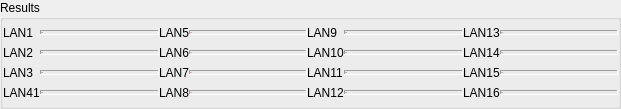
       <widget class="QGroupBox" name="groupBox">
        <property name="geometry">
         <rect>
          <x>30</x>
          <y>360</y>
          <width>621</width>
          <height>109</height>
         </rect>
        </property>
        <property name="maximumSize">
         <size>
          <width>16777215</width>
          <height>109</height>
         </size>
        </property>
        <property name="title">
         <string>Results</string>
        </property>
        <layout class="QGridLayout" name="gridLayout_8">
         <property name="leftMargin">
          <number>0</number>
         </property>
         <property name="topMargin">
          <number>0</number>
         </property>
         <property name="rightMargin">
          <number>0</number>
         </property>
         <property name="bottomMargin">
          <number>0</number>
         </property>
         <property name="spacing">
          <number>0</number>
         </property>
         <item row="3" column="1">
          <widget class="QLabel" name="label_result_site2_29">
           <property name="sizePolicy">
            <sizepolicy hsizetype="Expanding" vsizetype="Fixed">
             <horstretch>0</horstretch>
             <verstretch>0</verstretch>
            </sizepolicy>
           </property>
           <property name="minimumSize">
            <size>
             <width>0</width>
             <height>0</height>
            </size>
           </property>
           <property name="maximumSize">
            <size>
             <width>16777215</width>
             <height>16777215</height>
            </size>
           </property>
           <property name="font">
            <font>
             <family>Microsoft YaHei</family>
             <pointsize>-1</pointsize>
            </font>
           </property>
           <property name="styleSheet">
            <string notr="true">color: rgb(0, 85, 0);</string>
           </property>
           <property name="frameShape">
            <enum>QFrame::Panel</enum>
           </property>
           <property name="frameShadow">
            <enum>QFrame::Sunken</enum>
           </property>
           <property name="text">
            <string>PASS</string>
           </property>
           <property name="textFormat">
            <enum>Qt::AutoText</enum>
           </property>
           <property name="scaledContents">
            <bool>false</bool>
           </property>
          </widget>
         </item>
         <item row="3" column="7">
          <widget class="QLabel" name="label_result_site2_32">
           <property name="sizePolicy">
            <sizepolicy hsizetype="Expanding" vsizetype="Fixed">
             <horstretch>0</horstretch>
             <verstretch>0</verstretch>
            </sizepolicy>
           </property>
           <property name="minimumSize">
            <size>
             <width>0</width>
             <height>0</height>
            </size>
           </property>
           <property name="maximumSize">
            <size>
             <width>16777215</width>
             <height>16777215</height>
            </size>
           </property>
           <property name="font">
            <font>
             <family>Microsoft YaHei</family>
             <pointsize>-1</pointsize>
            </font>
           </property>
           <property name="styleSheet">
            <string notr="true">color: rgb(0, 85, 0);</string>
           </property>
           <property name="frameShape">
            <enum>QFrame::Panel</enum>
           </property>
           <property name="frameShadow">
            <enum>QFrame::Sunken</enum>
           </property>
           <property name="text">
            <string>PASS</string>
           </property>
           <property name="textFormat">
            <enum>Qt::AutoText</enum>
           </property>
           <property name="scaledContents">
            <bool>false</bool>
           </property>
          </widget>
         </item>
         <item row="3" column="0">
          <widget class="QLabel" name="label_33">
           <property name="text">
            <string>LAN41</string>
           </property>
          </widget>
         </item>
         <item row="3" column="4">
          <widget class="QLabel" name="label_35">
           <property name="text">
            <string>LAN12</string>
           </property>
          </widget>
         </item>
         <item row="3" column="5">
          <widget class="QLabel" name="label_result_site2_31">
           <property name="sizePolicy">
            <sizepolicy hsizetype="Expanding" vsizetype="Fixed">
             <horstretch>0</horstretch>
             <verstretch>0</verstretch>
            </sizepolicy>
           </property>
           <property name="minimumSize">
            <size>
             <width>0</width>
             <height>0</height>
            </size>
           </property>
           <property name="maximumSize">
            <size>
             <width>16777215</width>
             <height>16777215</height>
            </size>
           </property>
           <property name="font">
            <font>
             <family>Microsoft YaHei</family>
             <pointsize>-1</pointsize>
            </font>
           </property>
           <property name="styleSheet">
            <string notr="true">color: rgb(0, 85, 0);</string>
           </property>
           <property name="frameShape">
            <enum>QFrame::Panel</enum>
           </property>
           <property name="frameShadow">
            <enum>QFrame::Sunken</enum>
           </property>
           <property name="text">
            <string>PASS</string>
           </property>
           <property name="textFormat">
            <enum>Qt::AutoText</enum>
           </property>
           <property name="scaledContents">
            <bool>false</bool>
           </property>
          </widget>
         </item>
         <item row="3" column="3">
          <widget class="QLabel" name="label_result_site2_30">
           <property name="sizePolicy">
            <sizepolicy hsizetype="Expanding" vsizetype="Fixed">
             <horstretch>0</horstretch>
             <verstretch>0</verstretch>
            </sizepolicy>
           </property>
           <property name="minimumSize">
            <size>
             <width>0</width>
             <height>0</height>
            </size>
           </property>
           <property name="maximumSize">
            <size>
             <width>16777215</width>
             <height>16777215</height>
            </size>
           </property>
           <property name="font">
            <font>
             <family>Microsoft YaHei</family>
             <pointsize>-1</pointsize>
            </font>
           </property>
           <property name="styleSheet">
            <string notr="true">color: rgb(255, 0, 0);</string>
           </property>
           <property name="frameShape">
            <enum>QFrame::Panel</enum>
           </property>
           <property name="frameShadow">
            <enum>QFrame::Sunken</enum>
           </property>
           <property name="text">
            <string>FAIL</string>
           </property>
           <property name="textFormat">
            <enum>Qt::AutoText</enum>
           </property>
           <property name="scaledContents">
            <bool>false</bool>
           </property>
          </widget>
         </item>
         <item row="3" column="6">
          <widget class="QLabel" name="label_36">
           <property name="text">
            <string>LAN16</string>
           </property>
          </widget>
         </item>
         <item row="3" column="2">
          <widget class="QLabel" name="label_34">
           <property name="text">
            <string>LAN8</string>
           </property>
          </widget>
         </item>
         <item row="0" column="4">
          <widget class="QLabel" name="label_23">
           <property name="text">
            <string>LAN9</string>
           </property>
          </widget>
         </item>
         <item row="0" column="6">
          <widget class="QLabel" name="label_24">
           <property name="text">
            <string>LAN13</string>
           </property>
          </widget>
         </item>
         <item row="1" column="6">
          <widget class="QLabel" name="label_28">
           <property name="text">
            <string>LAN14</string>
           </property>
          </widget>
         </item>
         <item row="0" column="0">
          <widget class="QLabel" name="label_20">
           <property name="text">
            <string>LAN1</string>
           </property>
          </widget>
         </item>
         <item row="1" column="7">
          <widget class="QLabel" name="label_result_site2_24">
           <property name="sizePolicy">
            <sizepolicy hsizetype="Expanding" vsizetype="Fixed">
             <horstretch>0</horstretch>
             <verstretch>0</verstretch>
            </sizepolicy>
           </property>
           <property name="minimumSize">
            <size>
             <width>0</width>
             <height>0</height>
            </size>
           </property>
           <property name="maximumSize">
            <size>
             <width>16777215</width>
             <height>16777215</height>
            </size>
           </property>
           <property name="font">
            <font>
             <family>Microsoft YaHei</family>
             <pointsize>-1</pointsize>
            </font>
           </property>
           <property name="styleSheet">
            <string notr="true">color: rgb(0, 85, 0);</string>
           </property>
           <property name="frameShape">
            <enum>QFrame::Panel</enum>
           </property>
           <property name="frameShadow">
            <enum>QFrame::Sunken</enum>
           </property>
           <property name="text">
            <string>PASS</string>
           </property>
           <property name="textFormat">
            <enum>Qt::AutoText</enum>
           </property>
           <property name="scaledContents">
            <bool>false</bool>
           </property>
          </widget>
         </item>
         <item row="2" column="0">
          <widget class="QLabel" name="label_29">
           <property name="text">
            <string>LAN3</string>
           </property>
          </widget>
         </item>
         <item row="0" column="7">
          <widget class="QLabel" name="label_result_site2_20">
           <property name="sizePolicy">
            <sizepolicy hsizetype="Expanding" vsizetype="Fixed">
             <horstretch>0</horstretch>
             <verstretch>0</verstretch>
            </sizepolicy>
           </property>
           <property name="minimumSize">
            <size>
             <width>0</width>
             <height>0</height>
            </size>
           </property>
           <property name="maximumSize">
            <size>
             <width>16777215</width>
             <height>16777215</height>
            </size>
           </property>
           <property name="font">
            <font>
             <family>Microsoft YaHei</family>
             <pointsize>-1</pointsize>
            </font>
           </property>
           <property name="styleSheet">
            <string notr="true">color: rgb(0, 85, 0);</string>
           </property>
           <property name="frameShape">
            <enum>QFrame::Panel</enum>
           </property>
           <property name="frameShadow">
            <enum>QFrame::Sunken</enum>
           </property>
           <property name="text">
            <string>PASS</string>
           </property>
           <property name="textFormat">
            <enum>Qt::AutoText</enum>
           </property>
           <property name="scaledContents">
            <bool>false</bool>
           </property>
          </widget>
         </item>
         <item row="0" column="5">
          <widget class="QLabel" name="label_result_site2_19">
           <property name="sizePolicy">
            <sizepolicy hsizetype="Expanding" vsizetype="Fixed">
             <horstretch>0</horstretch>
             <verstretch>0</verstretch>
            </sizepolicy>
           </property>
           <property name="minimumSize">
            <size>
             <width>0</width>
             <height>0</height>
            </size>
           </property>
           <property name="maximumSize">
            <size>
             <width>16777215</width>
             <height>16777215</height>
            </size>
           </property>
           <property name="font">
            <font>
             <family>Microsoft YaHei</family>
             <pointsize>-1</pointsize>
            </font>
           </property>
           <property name="styleSheet">
            <string notr="true">color: rgb(0, 85, 0);</string>
           </property>
           <property name="frameShape">
            <enum>QFrame::Panel</enum>
           </property>
           <property name="frameShadow">
            <enum>QFrame::Sunken</enum>
           </property>
           <property name="text">
            <string>PASS</string>
           </property>
           <property name="textFormat">
            <enum>Qt::AutoText</enum>
           </property>
           <property name="scaledContents">
            <bool>false</bool>
           </property>
          </widget>
         </item>
         <item row="1" column="0">
          <widget class="QLabel" name="label_25">
           <property name="text">
            <string>LAN2</string>
           </property>
          </widget>
         </item>
         <item row="1" column="1">
          <widget class="QLabel" name="label_result_site2_21">
           <property name="sizePolicy">
            <sizepolicy hsizetype="Expanding" vsizetype="Fixed">
             <horstretch>0</horstretch>
             <verstretch>0</verstretch>
            </sizepolicy>
           </property>
           <property name="minimumSize">
            <size>
             <width>0</width>
             <height>0</height>
            </size>
           </property>
           <property name="maximumSize">
            <size>
             <width>16777215</width>
             <height>16777215</height>
            </size>
           </property>
           <property name="font">
            <font>
             <family>Microsoft YaHei</family>
             <pointsize>-1</pointsize>
            </font>
           </property>
           <property name="styleSheet">
            <string notr="true">color: rgb(0, 85, 0);</string>
           </property>
           <property name="frameShape">
            <enum>QFrame::Panel</enum>
           </property>
           <property name="frameShadow">
            <enum>QFrame::Sunken</enum>
           </property>
           <property name="text">
            <string>PASS</string>
           </property>
           <property name="textFormat">
            <enum>Qt::AutoText</enum>
           </property>
           <property name="scaledContents">
            <bool>false</bool>
           </property>
          </widget>
         </item>
         <item row="0" column="1">
          <widget class="QLabel" name="label_result_site2_17">
           <property name="sizePolicy">
            <sizepolicy hsizetype="Expanding" vsizetype="Fixed">
             <horstretch>0</horstretch>
             <verstretch>0</verstretch>
            </sizepolicy>
           </property>
           <property name="minimumSize">
            <size>
             <width>0</width>
             <height>0</height>
            </size>
           </property>
           <property name="maximumSize">
            <size>
             <width>16777215</width>
             <height>16777215</height>
            </size>
           </property>
           <property name="font">
            <font>
             <family>Microsoft YaHei</family>
             <pointsize>-1</pointsize>
            </font>
           </property>
           <property name="styleSheet">
            <string notr="true">color: rgb(0, 85, 0);</string>
           </property>
           <property name="frameShape">
            <enum>QFrame::Panel</enum>
           </property>
           <property name="frameShadow">
            <enum>QFrame::Sunken</enum>
           </property>
           <property name="text">
            <string>PASS</string>
           </property>
           <property name="textFormat">
            <enum>Qt::AutoText</enum>
           </property>
           <property name="scaledContents">
            <bool>false</bool>
           </property>
          </widget>
         </item>
         <item row="1" column="3">
          <widget class="QLabel" name="label_result_site2_22">
           <property name="sizePolicy">
            <sizepolicy hsizetype="Expanding" vsizetype="Fixed">
             <horstretch>0</horstretch>
             <verstretch>0</verstretch>
            </sizepolicy>
           </property>
           <property name="minimumSize">
            <size>
             <width>0</width>
             <height>0</height>
            </size>
           </property>
           <property name="maximumSize">
            <size>
             <width>16777215</width>
             <height>16777215</height>
            </size>
           </property>
           <property name="font">
            <font>
             <family>Microsoft YaHei</family>
             <pointsize>-1</pointsize>
            </font>
           </property>
           <property name="styleSheet">
            <string notr="true">color: rgb(255, 0, 0);</string>
           </property>
           <property name="frameShape">
            <enum>QFrame::Panel</enum>
           </property>
           <property name="frameShadow">
            <enum>QFrame::Sunken</enum>
           </property>
           <property name="text">
            <string>FAIL</string>
           </property>
           <property name="textFormat">
            <enum>Qt::AutoText</enum>
           </property>
           <property name="scaledContents">
            <bool>false</bool>
           </property>
          </widget>
         </item>
         <item row="1" column="2">
          <widget class="QLabel" name="label_26">
           <property name="text">
            <string>LAN6</string>
           </property>
          </widget>
         </item>
         <item row="0" column="2">
          <widget class="QLabel" name="label_22">
           <property name="text">
            <string>LAN5</string>
           </property>
          </widget>
         </item>
         <item row="0" column="3">
          <widget class="QLabel" name="label_result_site2_18">
           <property name="sizePolicy">
            <sizepolicy hsizetype="Expanding" vsizetype="Fixed">
             <horstretch>0</horstretch>
             <verstretch>0</verstretch>
            </sizepolicy>
           </property>
           <property name="minimumSize">
            <size>
             <width>0</width>
             <height>0</height>
            </size>
           </property>
           <property name="maximumSize">
            <size>
             <width>16777215</width>
             <height>16777215</height>
            </size>
           </property>
           <property name="font">
            <font>
             <family>Microsoft YaHei</family>
             <pointsize>-1</pointsize>
            </font>
           </property>
           <property name="styleSheet">
            <string notr="true">color: rgb(255, 0, 0);</string>
           </property>
           <property name="frameShape">
            <enum>QFrame::Panel</enum>
           </property>
           <property name="frameShadow">
            <enum>QFrame::Sunken</enum>
           </property>
           <property name="text">
            <string>FAIL</string>
           </property>
           <property name="textFormat">
            <enum>Qt::AutoText</enum>
           </property>
           <property name="scaledContents">
            <bool>false</bool>
           </property>
          </widget>
         </item>
         <item row="1" column="4">
          <widget class="QLabel" name="label_27">
           <property name="text">
            <string>LAN10</string>
           </property>
          </widget>
         </item>
         <item row="1" column="5">
          <widget class="QLabel" name="label_result_site2_23">
           <property name="sizePolicy">
            <sizepolicy hsizetype="Expanding" vsizetype="Fixed">
             <horstretch>0</horstretch>
             <verstretch>0</verstretch>
            </sizepolicy>
           </property>
           <property name="minimumSize">
            <size>
             <width>0</width>
             <height>0</height>
            </size>
           </property>
           <property name="maximumSize">
            <size>
             <width>16777215</width>
             <height>16777215</height>
            </size>
           </property>
           <property name="font">
            <font>
             <family>Microsoft YaHei</family>
             <pointsize>-1</pointsize>
            </font>
           </property>
           <property name="styleSheet">
            <string notr="true">color: rgb(0, 85, 0);</string>
           </property>
           <property name="frameShape">
            <enum>QFrame::Panel</enum>
           </property>
           <property name="frameShadow">
            <enum>QFrame::Sunken</enum>
           </property>
           <property name="text">
            <string>PASS</string>
           </property>
           <property name="textFormat">
            <enum>Qt::AutoText</enum>
           </property>
           <property name="scaledContents">
            <bool>false</bool>
           </property>
          </widget>
         </item>
         <item row="2" column="6">
          <widget class="QLabel" name="label_32">
           <property name="text">
            <string>LAN15</string>
           </property>
          </widget>
         </item>
         <item row="2" column="5">
          <widget class="QLabel" name="label_result_site2_27">
           <property name="sizePolicy">
            <sizepolicy hsizetype="Expanding" vsizetype="Fixed">
             <horstretch>0</horstretch>
             <verstretch>0</verstretch>
            </sizepolicy>
           </property>
           <property name="minimumSize">
            <size>
             <width>0</width>
             <height>0</height>
            </size>
           </property>
           <property name="maximumSize">
            <size>
             <width>16777215</width>
             <height>16777215</height>
            </size>
           </property>
           <property name="font">
            <font>
             <family>Microsoft YaHei</family>
             <pointsize>-1</pointsize>
            </font>
           </property>
           <property name="styleSheet">
            <string notr="true">color: rgb(0, 85, 0);</string>
           </property>
           <property name="frameShape">
            <enum>QFrame::Panel</enum>
           </property>
           <property name="frameShadow">
            <enum>QFrame::Sunken</enum>
           </property>
           <property name="text">
            <string>PASS</string>
           </property>
           <property name="textFormat">
            <enum>Qt::AutoText</enum>
           </property>
           <property name="scaledContents">
            <bool>false</bool>
           </property>
          </widget>
         </item>
         <item row="2" column="4">
          <widget class="QLabel" name="label_31">
           <property name="text">
            <string>LAN11</string>
           </property>
          </widget>
         </item>
         <item row="2" column="1">
          <widget class="QLabel" name="label_result_site2_25">
           <property name="sizePolicy">
            <sizepolicy hsizetype="Expanding" vsizetype="Fixed">
             <horstretch>0</horstretch>
             <verstretch>0</verstretch>
            </sizepolicy>
           </property>
           <property name="minimumSize">
            <size>
             <width>0</width>
             <height>0</height>
            </size>
           </property>
           <property name="maximumSize">
            <size>
             <width>16777215</width>
             <height>16777215</height>
            </size>
           </property>
           <property name="font">
            <font>
             <family>Microsoft YaHei</family>
             <pointsize>-1</pointsize>
            </font>
           </property>
           <property name="styleSheet">
            <string notr="true">color: rgb(0, 85, 0);</string>
           </property>
           <property name="frameShape">
            <enum>QFrame::Panel</enum>
           </property>
           <property name="frameShadow">
            <enum>QFrame::Sunken</enum>
           </property>
           <property name="text">
            <string>PASS</string>
           </property>
           <property name="textFormat">
            <enum>Qt::AutoText</enum>
           </property>
           <property name="scaledContents">
            <bool>false</bool>
           </property>
          </widget>
         </item>
         <item row="2" column="3">
          <widget class="QLabel" name="label_result_site2_26">
           <property name="sizePolicy">
            <sizepolicy hsizetype="Expanding" vsizetype="Fixed">
             <horstretch>0</horstretch>
             <verstretch>0</verstretch>
            </sizepolicy>
           </property>
           <property name="minimumSize">
            <size>
             <width>0</width>
             <height>0</height>
            </size>
           </property>
           <property name="maximumSize">
            <size>
             <width>16777215</width>
             <height>16777215</height>
            </size>
           </property>
           <property name="font">
            <font>
             <family>Microsoft YaHei</family>
             <pointsize>-1</pointsize>
            </font>
           </property>
           <property name="styleSheet">
            <string notr="true">color: rgb(255, 0, 0);</string>
           </property>
           <property name="frameShape">
            <enum>QFrame::Panel</enum>
           </property>
           <property name="frameShadow">
            <enum>QFrame::Sunken</enum>
           </property>
           <property name="text">
            <string>FAIL</string>
           </property>
           <property name="textFormat">
            <enum>Qt::AutoText</enum>
           </property>
           <property name="scaledContents">
            <bool>false</bool>
           </property>
          </widget>
         </item>
         <item row="2" column="2">
          <widget class="QLabel" name="label_30">
           <property name="text">
            <string>LAN7</string>
           </property>
          </widget>
         </item>
         <item row="2" column="7">
          <widget class="QLabel" name="label_result_site2_28">
           <property name="sizePolicy">
            <sizepolicy hsizetype="Expanding" vsizetype="Fixed">
             <horstretch>0</horstretch>
             <verstretch>0</verstretch>
            </sizepolicy>
           </property>
           <property name="minimumSize">
            <size>
             <width>0</width>
             <height>0</height>
            </size>
           </property>
           <property name="maximumSize">
            <size>
             <width>16777215</width>
             <height>16777215</height>
            </size>
           </property>
           <property name="font">
            <font>
             <family>Microsoft YaHei</family>
             <pointsize>-1</pointsize>
            </font>
           </property>
           <property name="styleSheet">
            <string notr="true">color: rgb(0, 85, 0);</string>
           </property>
           <property name="frameShape">
            <enum>QFrame::Panel</enum>
           </property>
           <property name="frameShadow">
            <enum>QFrame::Sunken</enum>
           </property>
           <property name="text">
            <string>PASS</string>
           </property>
           <property name="textFormat">
            <enum>Qt::AutoText</enum>
           </property>
           <property name="scaledContents">
            <bool>false</bool>
           </property>
          </widget>
         </item>
        </layout>
       </widget>
